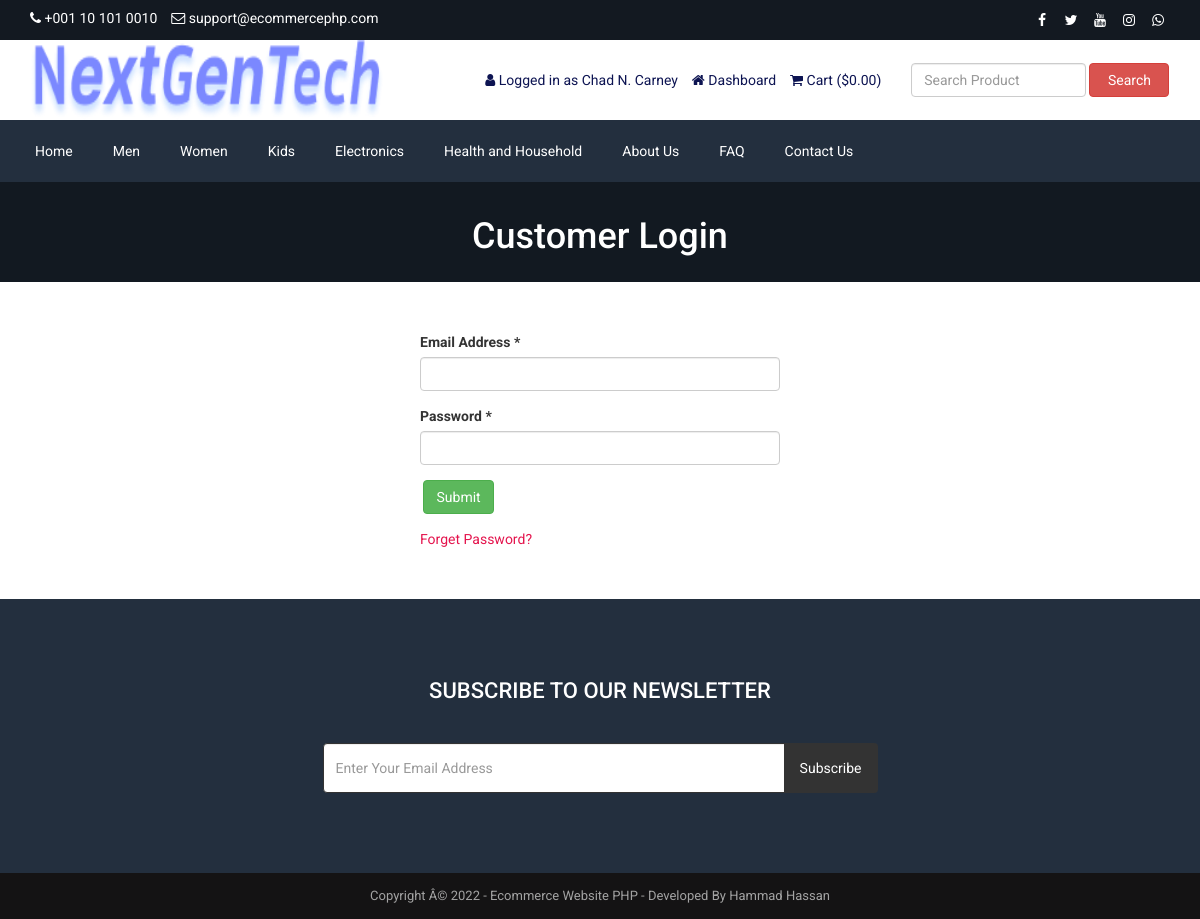
Page /login.php (signed in) on the committed database.
### tables this page shows
CREATE TABLE `tbl_settings` (
  `id` int(11) NOT NULL,
  `logo` varchar(100) NOT NULL,  
  `favicon` varchar(100) NOT NULL,  
  `footer_about` text NOT NULL,
  `footer_copyright` text NOT NULL,
  `contact_address` text NOT NULL,
  `contact_email` varchar(100) NOT NULL,  
  `contact_phone` varchar(20) NOT NULL,  
  `contact_fax` varchar(20) NOT NULL,  
  `contact_map_iframe` text NOT NULL,
  `receive_email` varchar(100) NOT NULL,  
  `receive_email_subject` varchar(100) NOT NULL,  
  `receive_email_thank_you_message` text NOT NULL,
  `forget_password_message` text NOT NULL,
  `total_recent_post_footer` int(10) NOT NULL,
  `total_popular_post_footer` int(10) NOT NULL,
  `total_recent_post_sidebar` int(11) NOT NULL,
  `total_popular_post_sidebar` int(11) NOT NULL,
  `total_featured_product_home` int(11) NOT NULL,
  `total_latest_product_home` int(11) NOT NULL,
  `total_popular_product_home` int(11) NOT NULL,
  `meta_title_home` text NOT NULL,
  `meta_keyword_home` text NOT NULL,
  `meta_description_home` text NOT NULL,
  `banner_login` varchar(255) NOT NULL,
  `banner_registration` varchar(255) NOT NULL,
  `banner_forget_password` varchar(255) NOT NULL,
  `banner_reset_password` varchar(255) NOT NULL,
  `banner_search` varchar(255) NOT NULL,
  `banner_cart` varchar(255) NOT NULL,
  `banner_checkout` varchar(255) NOT NULL,
  `banner_product_category` varchar(255) NOT NULL,
  `banner_blog` varchar(255) NOT NULL,
  `cta_title` varchar(255) NOT NULL,
  `cta_content` text NOT NULL,
  `cta_read_more_text` varchar(255) NOT NULL,
  `cta_read_more_url` varchar(255) NOT NULL,
  `cta_photo` varchar(255) NOT NULL,
  `featured_product_title` varchar(255) NOT NULL,
  `featured_product_subtitle` varchar(255) NOT NULL,
  `latest_product_title` varchar(255) NOT NULL,
  `latest_product_subtitle` varchar(255) NOT NULL,
  `popular_product_title` varchar(255) NOT NULL,
  `popular_product_subtitle` varchar(255) NOT NULL,
  `testimonial_title` varchar(255) NOT NULL,
  `testimonial_subtitle` varchar(255) NOT NULL,
  `testimonial_photo` varchar(255) NOT NULL,
  `blog_title` varchar(255) NOT NULL,
  `blog_subtitle` varchar(255) NOT NULL,
  `newsletter_text` text NOT NULL,
  `paypal_email` varchar(255) NOT NULL,
  `stripe_public_key` varchar(255) NOT NULL,
  `stripe_secret_key` varchar(255) NOT NULL,
  `bank_detail` text NOT NULL,
  `before_head` text NOT NULL,
  `after_body` text NOT NULL,
  `before_body` text NOT NULL,
  `home_service_on_off` int(11) NOT NULL,
  `home_welcome_on_off` int(11) NOT NULL,
  `home_featured_product_on_off` int(11) NOT NULL,
  `home_latest_product_on_off` int(11) NOT NULL,
  `home_popular_product_on_off` int(11) NOT NULL,
  `home_testimonial_on_off` int(11) NOT NULL,
  `home_blog_on_off` int(11) NOT NULL,
  `newsletter_on_off` int(11) NOT NULL,
  `ads_above_welcome_on_off` int(1) NOT NULL,
  `ads_above_featured_product_on_off` int(1) NOT NULL,
  `ads_above_latest_product_on_off` int(1) NOT NULL,
  `ads_above_popular_product_on_off` int(1) NOT NULL,
  `ads_above_testimonial_on_off` int(1) NOT NULL,
  `ads_category_sidebar_on_off` int(1) NOT NULL
);

CREATE TABLE `tbl_social` (
  `social_id` int(11) NOT NULL,
  `social_name` varchar(30) NOT NULL,
  `social_url` varchar(255) NOT NULL,
  `social_icon` varchar(30) NOT NULL
);

CREATE TABLE `tbl_top_category` (
  `tcat_id` int(11) NOT NULL,
  `tcat_name` varchar(255) NOT NULL,
  `show_on_menu` int(1) NOT NULL
);

CREATE TABLE `tbl_page` (
  `id` int(11) NOT NULL,
  `about_title` varchar(255) NOT NULL,
  `about_content` text NOT NULL,
  `about_banner` varchar(255) NOT NULL,
  `about_meta_title` varchar(255) NOT NULL,
  `about_meta_keyword` text NOT NULL,
  `about_meta_description` text NOT NULL,
  `faq_title` varchar(255) NOT NULL,
  `faq_banner` varchar(255) NOT NULL,
  `faq_meta_title` varchar(255) NOT NULL,
  `faq_meta_keyword` text NOT NULL,
  `faq_meta_description` text NOT NULL,
  `blog_title` varchar(255) NOT NULL,
  `blog_banner` varchar(255) NOT NULL,
  `blog_meta_title` varchar(255) NOT NULL,
  `blog_meta_keyword` text NOT NULL,
  `blog_meta_description` text NOT NULL,
  `contact_title` varchar(255) NOT NULL,
  `contact_banner` varchar(255) NOT NULL,
  `contact_meta_title` varchar(255) NOT NULL,
  `contact_meta_keyword` text NOT NULL,
  `contact_meta_description` text NOT NULL,
  `pgallery_title` varchar(255) NOT NULL,
  `pgallery_banner` varchar(255) NOT NULL,
  `pgallery_meta_title` varchar(255) NOT NULL,
  `pgallery_meta_keyword` text NOT NULL,
  `pgallery_meta_description` text NOT NULL,
  `vgallery_title` varchar(255) NOT NULL,
  `vgallery_banner` varchar(255) NOT NULL,
  `vgallery_meta_title` varchar(255) NOT NULL,
  `vgallery_meta_keyword` text NOT NULL,
  `vgallery_meta_description` text NOT NULL
);

### login.php (the view, shortened to what this page needs)
<?php require_once('header.php'); ?>
<?php
$statement = $pdo->prepare("SELECT * FROM tbl_settings WHERE id=1");
$statement->execute();
$result = $statement->fetchAll(PDO::FETCH_ASSOC);
foreach ($result as $row) {
    $banner_login = $row['banner_login'];
}
?>
<div class="page-banner" style="background-color:#444;background-image: url(assets/uploads/<?php echo $banner_login; ?>);">
    <div class="inner">
        <h1><?php echo LANG_VALUE_10; ?></h1>
    </div>
</div>
<div class="page">
    <div class="container">
        <div class="row">
            <div class="col-md-12">
                <div class="user-content">
                    <form action="" method="post">
                        <div class="row">
                            <div class="col-md-4"></div>
                            <div class="col-md-4">
                                <div class="form-group">
                                    <label for=""><?php echo LANG_VALUE_94; ?> *</label>
                                    <input type="email" class="form-control" name="cust_email">
                                </div>
                                <div class="form-group">
                                    <label for=""><?php echo LANG_VALUE_96; ?> *</label>
                                    <input type="password" class="form-control" name="cust_password">
                                </div>
                                <div class="form-group">
                                    <input type="submit" class="btn btn-success" value="<?php echo LANG_VALUE_4; ?>" name="form1">
                                </div>
                                <a href="forget-password.php" style="color:#e4144d;"><?php echo LANG_VALUE_97; ?>?</a>
                            </div>
                        </div>
                    </form>
                </div>
            </div>
        </div>
    </div>
</div>
<?php require_once('footer.php'); ?>

### header.php (shortened to what this page needs)
<?php
include("admin/inc/config.php");
$statement = $pdo->prepare("SELECT * FROM tbl_settings WHERE id=1");
$statement->execute();
$result = $statement->fetchAll(PDO::FETCH_ASSOC);
foreach ($result as $row)
{
	$logo = $row['logo'];
	$contact_email = $row['contact_email'];
	$contact_phone = $row['contact_phone'];
}
?>
<!DOCTYPE html>
<html lang="en">
<head>
	<link rel="stylesheet" href="assets/css/bootstrap.min.css">
	<link rel="stylesheet" href="assets/css/font-awesome.min.css">
	<link rel="stylesheet" href="assets/css/owl.carousel.min.css">
	<link rel="stylesheet" href="assets/css/owl.theme.default.min.css">
	<link rel="stylesheet" href="assets/css/jquery.bxslider.min.css">
    <link rel="stylesheet" href="assets/css/magnific-popup.css">
    <link rel="stylesheet" href="assets/css/rating.css">
	<link rel="stylesheet" href="assets/css/spacing.css">
	<link rel="stylesheet" href="assets/css/bootstrap-touch-slider.css">
	<link rel="stylesheet" href="assets/css/animate.min.css">
	<link rel="stylesheet" href="assets/css/tree-menu.css">
	<link rel="stylesheet" href="assets/css/select2.min.css">
	<link rel="stylesheet" href="assets/css/main.css">
	<link rel="stylesheet" href="assets/css/responsive.css">
	<?php
	$statement = $pdo->prepare("SELECT * FROM tbl_page WHERE id=1");
	$statement->execute();
	$result = $statement->fetchAll(PDO::FETCH_ASSOC);
		?>
</head>
<body>
<div class="top">
	<div class="container">
		<div class="row">
			<div class="col-md-6 col-sm-6 col-xs-12">
				<div class="left">
					<ul>
						<li><i class="fa fa-phone"></i> <?php echo $contact_phone; ?></li>
						<li><i class="fa fa-envelope-o"></i> <?php echo $contact_email; ?></li>
					</ul>
				</div>
			</div>
			<div class="col-md-6 col-sm-6 col-xs-12">
				<div class="right">
					<ul>
						<?php
						$statement = $pdo->prepare("SELECT * FROM tbl_social");
						$statement->execute();
						$result = $statement->fetchAll(PDO::FETCH_ASSOC);
						foreach ($result as $row) {
							?>
							<?php if($row['social_url'] != ''): ?>
							<li><a href="<?php echo $row['social_url']; ?>"><i class="<?php echo $row['social_icon']; ?>"></i></a></li>
							<?php endif; ?>
							<?php
						}
						?>
					</ul>
				</div>
			</div>
		</div>
	</div>
</div>
<div class="header">
	<div class="container">
		<div class="row inner">
			<div class="col-md-4 logo">
				<a href="index.php"><img src="assets/uploads/<?php echo $logo; ?>" alt="logo image"></a>
			</div>
			<div class="col-md-5 right">
				<ul>
					<?php
					if(isset($_SESSION['customer'])) {
						?>
						<li><i class="fa fa-user"></i> <?php echo LANG_VALUE_13; ?> <?php echo $_SESSION['customer']['cust_name']; ?></li>
						<li><a href="dashboard.php"><i class="fa fa-home"></i> <?php echo LANG_VALUE_89; ?></a></li>
						<?php
					} else {
						?>
						<li><a href="login.php"><i class="fa fa-sign-in"></i> <?php echo LANG_VALUE_9; ?></a></li>
						<li><a href="registration.php"><i class="fa fa-user-plus"></i> <?php echo LANG_VALUE_15; ?></a></li>
						<?php
					}
					?>
					<li><a href="cart.php"><i class="fa fa-shopping-cart"></i> <?php echo LANG_VALUE_18; ?> (<?php echo LANG_VALUE_1; ?><?php
					if(isset($_SESSION['cart_p_id'])) {
						$table_total_price = 0;
						$i=0;
	                    foreach($_SESSION['cart_p_qty'] as $key => $value)
	                    {
	                        $i++;
	                        $arr_cart_p_qty[$i] = $value;
	                    }                    $i=0;
	                    foreach($_SESSION['cart_p_current_price'] as $key => $value)
	                    {
	                        $i++;
	                        $arr_cart_p_current_price[$i] = $value;
	                    }
	                    for($i=1;$i<=count($arr_cart_p_qty);$i++) {
	                    	$row_total_price = $arr_cart_p_current_price[$i]*$arr_cart_p_qty[$i];
	                        $table_total_price = $table_total_price + $row_total_price;
	                    }
						echo $table_total_price;
					} else {
						echo '0.00';
					}
					?>)</a></li>
				</ul>
			</div>
			<div class="col-md-3 search-area">
				<form class="navbar-form navbar-left" role="search" action="search-result.php" method="get">
					<div class="form-group">
						<input type="text" class="form-control search-top" placeholder="<?php echo LANG_VALUE_2; ?>" name="search_text">
					</div>
					<button type="submit" class="btn btn-danger"><?php echo LANG_VALUE_3; ?></button>
				</form>
			</div>
		</div>
	</div>
</div>
<div class="nav">
	<div class="container">
		<div class="row">
			<div class="col-md-12 pl_0 pr_0">
				<div class="menu-container">
					<div class="menu">
						<ul>
							<li><a href="index.php">Home</a></li>
							<?php
							$statement = $pdo->prepare("SELECT * FROM tbl_top_category WHERE show_on_menu=1");
							$statement->execute();
							$result = $statement->fetchAll(PDO::FETCH_ASSOC);
							foreach ($result as $row) {
								?>
								<li><a href="product-category.php?id=<?php echo $row['tcat_id']; ?>&type=top-category"><?php echo $row['tcat_name']; ?></a>
								</li>
								<?php
							}
							?>
							<?php
							$statement = $pdo->prepare("SELECT * FROM tbl_page WHERE id=1");
							$statement->execute();
							$result = $statement->fetchAll(PDO::FETCH_ASSOC);
							foreach ($result as $row) {
								$about_title = $row['about_title'];
								$faq_title = $row['faq_title'];
								$contact_title = $row['contact_title'];
							}
							?>
							<li><a href="about.php"><?php echo $about_title; ?></a></li>
							<li><a href="faq.php"><?php echo $faq_title; ?></a></li>
							<li><a href="contact.php"><?php echo $contact_title; ?></a></li>
						</ul>
					</div>
				</div>
			</div>
		</div>
	</div>
</div>

### footer.php (shortened to what this page needs)
<?php
$statement = $pdo->prepare("SELECT * FROM tbl_settings WHERE id=1");
$statement->execute();
$result = $statement->fetchAll(PDO::FETCH_ASSOC);
foreach ($result as $row)
{
	$footer_copyright = $row['footer_copyright'];
    $newsletter_on_off = $row['newsletter_on_off'];
}
?>
<?php if($newsletter_on_off == 1): ?>
<section class="home-newsletter">
	<div class="container">
		<div class="row">
			<div class="col-md-6 col-md-offset-3">
				<div class="single">
				<form action="" method="post">
					<h2><?php echo LANG_VALUE_93; ?></h2>
					<div class="input-group">
			        	<input type="email" class="form-control" placeholder="<?php echo LANG_VALUE_95; ?>" name="email_subscribe">
			         	<span class="input-group-btn">
			         	<button class="btn btn-theme" type="submit" name="form_subscribe"><?php echo LANG_VALUE_92; ?></button>
			         	</span>
			        </div>
				</div>
			</div>
		</div>
	</div>
</section>
<?php endif; ?>
<div class="footer-bottom">
	<div class="container">
		<div class="row">
			<div class="col-md-12 copyright">
				<?php echo $footer_copyright; ?>
			</div>
		</div>
	</div>
</div>
</body>
</html>

### rows in the picture
tbl_settings: contact_phone "+001 10 101 0010", contact_email "support@ecommercephp.com", logo (picture), banner_login (picture), footer_copyright "Copyright Â© 2022 - Ecommerce Website PHP - Developed By Hammad Hassan"
tbl_top_category: tcat_name "Men"
tbl_top_category: tcat_name "Women"
tbl_top_category: tcat_name "Kids"
tbl_top_category: tcat_name "Electronics"
tbl_top_category: tcat_name "Health and Household"
tbl_page: about_title "About Us", faq_title "FAQ", contact_title "Contact Us"

### other values in the picture
LANG_VALUE_13 "Logged in as"
$_SESSION['customer']['cust_name'] "Chad N. Carney"
LANG_VALUE_89 "Dashboard"
LANG_VALUE_18 "Cart"
LANG_VALUE_1 "$"
LANG_VALUE_3 "Search"
LANG_VALUE_10 "Customer Login"
LANG_VALUE_94 "Email Address"
LANG_VALUE_96 "Password"
LANG_VALUE_97 "Forget Password"
LANG_VALUE_93 "SUBSCRIBE TO OUR NEWSLETTER"
LANG_VALUE_92 "Subscribe"
